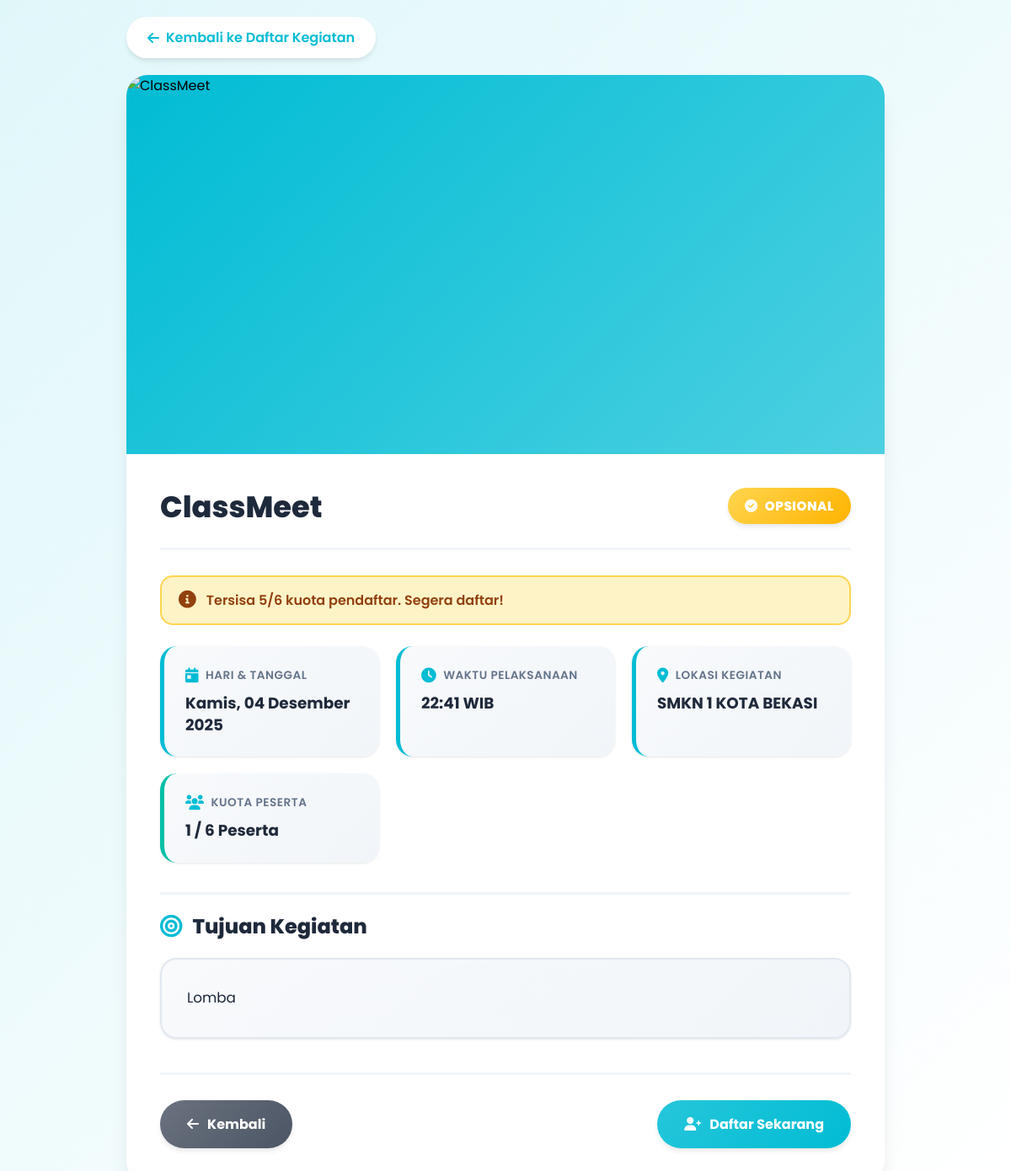
Screenshot of /siswa-detail-kegiatan.php?id=KEG-20251126164158-6 (signed in) with the database file from the repository.
### tables this page shows
CREATE TABLE `kegiatan` (
  `id_kegiatan` varchar(20) NOT NULL,
  `nama_kegiatan` varchar(255) NOT NULL,
  `jadwal` datetime NOT NULL,
  `lokasi` varchar(255) NOT NULL,
  `tujuan` text NOT NULL,
  `gambar` varchar(255) DEFAULT NULL,
  `tipe_kegiatan` enum('wajib','opsional') NOT NULL DEFAULT 'opsional',
  `maks_peserta` int(11) DEFAULT NULL COMMENT 'NULL/0: Tidak ada batasan',
  `status_persetujuan` enum('pending','approved','rejected') NOT NULL DEFAULT 'pending',
  `log_persetujuan` text DEFAULT NULL COMMENT 'Log persetujuan terakhir',
  `alasan_penolakan` text DEFAULT NULL,
  `diajukan_oleh` varchar(100) NOT NULL COMMENT 'Nama panitia yang mengajukan',
  `tanggal_pengajuan` datetime NOT NULL DEFAULT current_timestamp()
);

### siswa-detail-kegiatan.php (the view, shortened to what this page needs)
<?php
include 'config.php';
$id_kegiatan = isset($_GET['id']) ? mysqli_real_escape_string($koneksi, $_GET['id']) : die("ID Kegiatan tidak ditemukan.");
$detail_query = mysqli_query($koneksi, "SELECT * FROM kegiatan WHERE id_kegiatan='$id_kegiatan' AND status_persetujuan='approved'");
$keg = mysqli_fetch_assoc($detail_query);
$timestamp = strtotime($keg['jadwal']);
$formatted_date = date("d F Y", $timestamp);
$formatted_time = date("H:i", $timestamp);
$day_name = date("l", $timestamp);
$days = ['Sunday' => 'Minggu', 'Monday' => 'Senin', 'Tuesday' => 'Selasa', 'Wednesday' => 'Rabu', 'Thursday' => 'Kamis', 'Friday' => 'Jumat', 'Saturday' => 'Sabtu'];
$hari = $days[$day_name];
$gambar_path = (isset($keg['gambar']) && $keg['gambar']) ? 'uploads/' . htmlspecialchars($keg['gambar']) : '';
$gambar_src = (file_exists($gambar_path) && $keg['gambar']) ? $gambar_path : 'assets/images/logo.jpg';
$tipe_kegiatan = $keg['tipe_kegiatan'] ?? 'wajib';
$maks_peserta = $keg['maks_peserta'];
$is_registered = false;
$current_participants = 0;
$is_full = false;
if ($tipe_kegiatan == 'opsional') {
    $count_q = mysqli_query($koneksi, "SELECT COUNT(*) AS total FROM peserta_kegiatan WHERE id_kegiatan='$id_kegiatan'");
    if ($count_q) {
        $current_participants = mysqli_fetch_assoc($count_q)['total'];
    }
}
function terjemahkanBulan($tanggal) {
    $bulan_indo = [
        'January' => 'Januari', 'February' => 'Februari', 'March' => 'Maret',
        'April' => 'April', 'May' => 'Mei', 'June' => 'Juni',
        'July' => 'Juli', 'August' => 'Agustus', 'September' => 'September',
        'October' => 'Oktober', 'November' => 'November', 'December' => 'Desember'
    ];
    return strtr($tanggal, $bulan_indo);
}
?>
<!DOCTYPE html>
<html lang="id">
<head>
    <link rel="stylesheet" href="https://cdnjs.cloudflare.com/ajax/libs/font-awesome/6.0.0/css/all.min.css">
</head>
<body>
    <div class="main-container">
        <a href="siswa-kegiatan.php" class="back-button">
            <i class="fas fa-arrow-left"></i> Kembali ke Daftar Kegiatan
        </a>
        <div class="activity-card">
            <div class="card-image-wrapper">
                <img src="<?php echo $gambar_src; ?>" alt="<?php echo htmlspecialchars($keg['nama_kegiatan']); ?>" class="card-image">
            </div>
            <div class="card-content">
                <div class="card-header">
                    <h1 class="card-title"><?php echo htmlspecialchars($keg['nama_kegiatan']); ?></h1>
                    <span class="type-badge <?php echo htmlspecialchars($tipe_kegiatan); ?>">
                        <i class="fas fa-<?php echo ($tipe_kegiatan == 'wajib' ? 'star' : 'check-circle'); ?>"></i>
                        <?php echo strtoupper(htmlspecialchars($tipe_kegiatan)); ?>
                    </span>
                </div>
                <?php if ($tipe_kegiatan == 'opsional'): ?>
                    <?php if ($is_registered): ?>
                        <div class="kuota-alert success">
                            <i class="fas fa-check-circle"></i>
                            <span>Anda telah terdaftar dalam kegiatan ini!</span>
                        </div>
                    <?php else:
                        $sisa = ($maks_peserta !== NULL) ? ($maks_peserta - $current_participants) : 0;
                        $alert_class = 'success';
                        $alert_message = 'Silakan daftar!';
                        if ($maks_peserta !== NULL) {
                            if ($sisa <= 5) {
                                $alert_class = 'warning';
                                $alert_message = "Tersisa $sisa/$maks_peserta kuota pendaftar. Segera daftar!";
                            } else {
                                $alert_message = "Tersisa $sisa/$maks_peserta kuota pendaftar.";
                            }
                        } else {
                            $alert_message = "Kuota tidak terbatas - Silakan daftar!";
                        }
                    ?>
                        <div class="kuota-alert <?php echo $alert_class; ?>">
                            <i class="fas fa-info-circle"></i>
                            <span><?php echo $alert_message; ?></span>
                        </div>
                    <?php endif; ?>
                <?php endif; ?>
                <div class="info-grid">
                    <div class="info-box">
                        <div class="info-label">
                            <i class="fas fa-calendar-day"></i>
                            Hari & Tanggal
                        </div>
                        <div class="info-value">
                            <?php echo $hari . ", " . terjemahkanBulan($formatted_date); ?>
                        </div>
                    </div>
                    <div class="info-box">
                        <div class="info-label">
                            <i class="fas fa-clock"></i>
                            Waktu Pelaksanaan
                        </div>
                        <div class="info-value"><?php echo $formatted_time; ?> WIB</div>
                    </div>
                    <div class="info-box">
                        <div class="info-label">
                            <i class="fas fa-map-marker-alt"></i>
                            Lokasi Kegiatan
                        </div>
                        <div class="info-value"><?php echo htmlspecialchars($keg['lokasi']); ?></div>
                    </div>
                    <?php if ($tipe_kegiatan == 'opsional'): ?>
                    <div class="info-box" style="border-left-color: <?php echo $is_full ? 'var(--red-full)' : 'var(--green-wajib)'; ?>;">
                        <div class="info-label">
                            <i class="fas fa-users"></i>
                            Kuota Peserta
                        </div>
                        <div class="info-value">
                            <?php
                                if ($maks_peserta === NULL) {
                                    echo "Tidak Terbatas";
                                } else {
                                    echo $current_participants . " / " . $maks_peserta . " Peserta";
                                }
                            ?>
                        </div>
                    </div>
                    <?php endif; ?>
                </div>
                <div class="section-title">
                    <i class="fas fa-bullseye"></i>
                    Tujuan Kegiatan
                </div>
                <div class="description-box">
                    <?php echo nl2br(htmlspecialchars($keg['tujuan'])); ?>
                </div>
                <div class="action-buttons">
                    <a href="siswa-kegiatan.php" class="btn btn-secondary">
                        <i class="fas fa-arrow-left"></i> Kembali
                    </a>
                    <?php if ($tipe_kegiatan == 'opsional'): ?>
                        <?php if ($is_registered): ?>
                            <span class="btn btn-status-registered">
                                <i class="fas fa-check-circle"></i> Anda Sudah Terdaftar
                            </span>
                        <?php elseif ($is_full): ?>
                            <span class="btn btn-status-full">
                                <i class="fas fa-times-circle"></i> Kuota Penuh
                            </span>
                        <?php else: ?>
                            <a href="siswa-ikut-kegiatan-process.php?id=<?php echo htmlspecialchars($keg['id_kegiatan']); ?>"
                               onclick="return confirm('Apakah Anda yakin ingin mendaftar kegiatan ini?')"
                               class="btn btn-join">
                                <i class="fas fa-user-plus"></i> Daftar Sekarang
                            </a>
                        <?php endif; ?>
                    <?php endif; ?>
                </div>
            </div>
        </div>
    </div>
</body>
</html>

### siswa-detail-kegiatan.php (style rules this page uses)
* { margin: 0; padding: 0; box-sizing: border-box; }
:root { --primary-blue: #00bcd4; --primary-dark: #0097a7; --primary-light: #4dd0e1; --secondary-blue: #80deea; --gray-bg: #f8fafc; --white: #ffffff; --text-dark: #1e293b; --text-grey: #64748b; --green-wajib: #00bfa5; --green-dark: #008e76; --yellow-opsional: #ffd54f; --yellow-dark: #ffb300; --red-full: #ef4444; --blue-join: #26c6da; --shadow-sm: 0 1px 3px 0 rgb(0 0 0 / 0.1); --shadow-md: 0 4px 6px -1px rgb(0 0 0 / 0.1); --shadow-lg: 0 10px 15px -3px rgb(0 0 0 / 0.1); --shadow-xl: 0 20px 25px -5px rgb(0 0 0 / 0.1); }
body { font-family: 'Poppins', sans-serif; background: linear-gradient(135deg, #e0f7fa 0%, #ffffff 100%); min-height: 100vh; padding: 20px; }
.main-container { max-width: 900px; margin: 0 auto; }
.back-button { display: inline-flex; align-items: center; gap: 8px; background: var(--white); color: var(--primary-blue); padding: 12px 25px; border-radius: 30px; text-decoration: none; font-weight: 600; margin-bottom: 20px; transition: all 0.3s; box-shadow: var(--shadow-md); }
.activity-card { background: var(--white); border-radius: 25px; box-shadow: var(--shadow-xl); overflow: hidden; animation: slideUp 0.5s ease; }
.card-image-wrapper { width: 100%; height: 450px; overflow: hidden; position: relative; background: linear-gradient(135deg, var(--primary-blue) 0%, var(--primary-light) 100%); }
.card-image { width: 100%; height: 100%; object-fit: contain; }
.card-content { padding: 40px; }
.card-header { display: flex; justify-content: space-between; align-items: flex-start; margin-bottom: 30px; padding-bottom: 25px; border-bottom: 3px solid #f1f5f9; gap: 20px; flex-wrap: wrap; }
.type-badge { font-size: 0.95em; font-weight: 800; padding: 10px 20px; border-radius: 30px; color: white; text-transform: uppercase; white-space: nowrap; letter-spacing: 0.5px; box-shadow: var(--shadow-md); display: flex; align-items: center; gap: 8px; }
.opsional { background: linear-gradient(135deg, var(--yellow-opsional), var(--yellow-dark)); }
.card-title { font-size: 2.2em; font-weight: 800; color: var(--text-dark); margin: 0; line-height: 1.3; flex: 1; }
.info-grid { display: grid; grid-template-columns: repeat(auto-fit, minmax(220px, 1fr)); gap: 20px; margin-bottom: 35px; }
.info-box { background: linear-gradient(135deg, #f8fafc, #f1f5f9); padding: 25px; border-radius: 20px; border-left: 5px solid var(--primary-blue); transition: all 0.3s; box-shadow: var(--shadow-sm); }
.info-label { font-size: 0.85em; color: var(--text-grey); font-weight: 600; margin-bottom: 10px; display: flex; align-items: center; gap: 8px; text-transform: uppercase; letter-spacing: 0.5px; }
.info-label i { color: var(--primary-blue); font-size: 1.3em; }
.info-value { font-size: 1.15em; font-weight: 700; color: var(--text-dark); line-height: 1.4; }
.section-title { font-size: 1.5em; color: var(--text-dark); font-weight: 800; margin-bottom: 20px; padding-top: 20px; border-top: 3px solid #f1f5f9; margin-top: 35px; display: flex; align-items: center; gap: 12px; }
.section-title i { color: var(--primary-blue); font-size: 1.1em; }
.description-box { color: var(--text-dark); line-height: 1.9; background: linear-gradient(135deg, #f8fafc, #f1f5f9); padding: 30px; border-radius: 20px; border: 2px solid #e2e8f0; font-size: 1.05em; box-shadow: var(--shadow-sm); }
.action-buttons { display: flex; justify-content: space-between; align-items: center; margin-top: 40px; padding-top: 30px; border-top: 3px solid #f1f5f9; gap: 15px; flex-wrap: wrap; }
.btn { padding: 16px 32px; border-radius: 50px; text-decoration: none; font-weight: 700; transition: all 0.3s; display: inline-flex; align-items: center; justify-content: center; gap: 10px; box-shadow: var(--shadow-md); font-size: 1em; }
.btn-secondary { background: linear-gradient(135deg, #6b7280, #4b5563); color: white; }
.btn-join { background: linear-gradient(135deg, var(--blue-join), var(--primary-blue)); color: white; }
.kuota-alert { padding: 15px 20px; border-radius: 15px; margin-bottom: 25px; display: flex; align-items: center; gap: 12px; font-weight: 600; }
.kuota-alert.warning { background: #fef3c7; color: #92400e; border: 2px solid var(--yellow-opsional); }
.kuota-alert i { font-size: 1.3em; }

### rows the page displays
kegiatan: nama_kegiatan "ClassMeet", tipe_kegiatan "OPSIONAL", jadwal "Kamis", jadwal "04 Desember 2025", jadwal "22:41", lokasi "SMKN 1 KOTA BEKASI", maks_peserta "6", tujuan "Lomba"

### other values shown
$alert_message "Tersisa 5/6 kuota pendaftar. Segera daftar!"
$current_participants "1"
